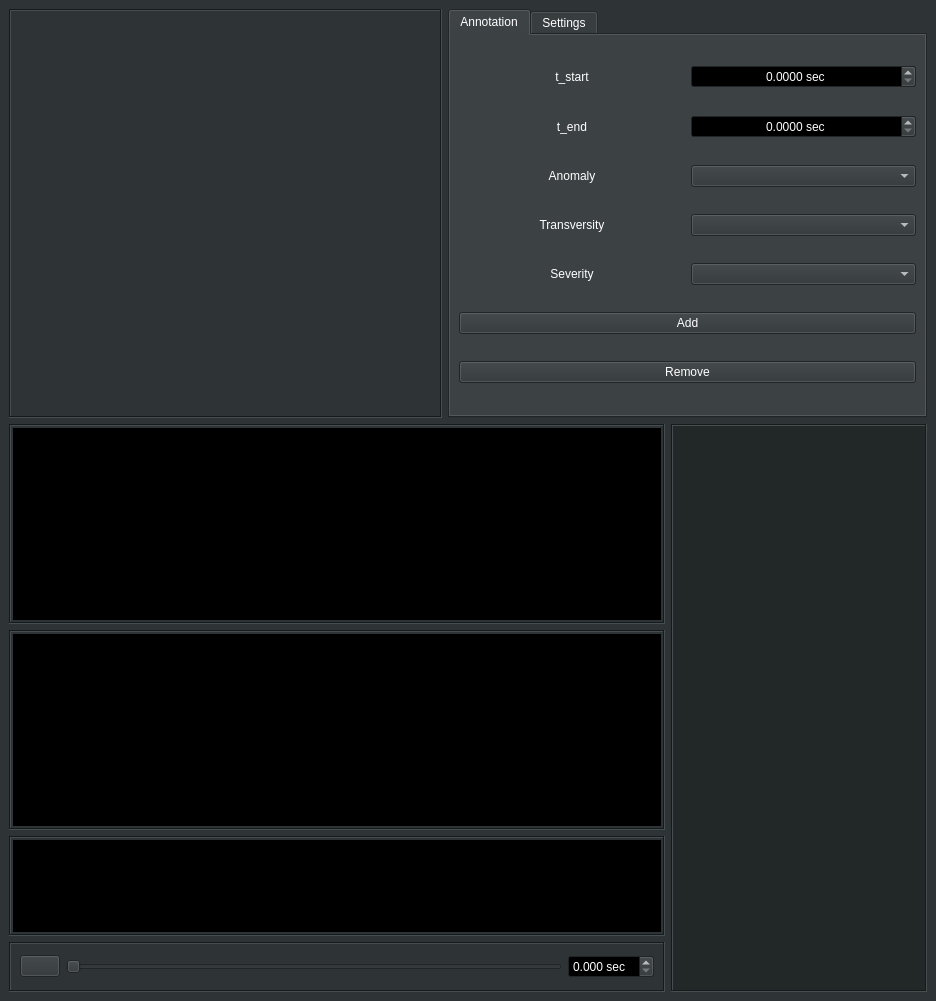
<?xml version="1.0" encoding="UTF-8"?>
<ui version="4.0">
 <class>main_window</class>
 <widget class="QMainWindow" name="main_window">
  <property name="geometry">
   <rect>
    <x>0</x>
    <y>0</y>
    <width>936</width>
    <height>1001</height>
   </rect>
  </property>
  <property name="palette">
   <palette>
    <active>
     <colorrole role="WindowText">
      <brush brushstyle="SolidPattern">
       <color alpha="255">
        <red>255</red>
        <green>255</green>
        <blue>255</blue>
       </color>
      </brush>
     </colorrole>
     <colorrole role="Button">
      <brush brushstyle="SolidPattern">
       <color alpha="255">
        <red>46</red>
        <green>52</green>
        <blue>54</blue>
       </color>
      </brush>
     </colorrole>
     <colorrole role="Light">
      <brush brushstyle="SolidPattern">
       <color alpha="255">
        <red>69</red>
        <green>78</green>
        <blue>81</blue>
       </color>
      </brush>
     </colorrole>
     <colorrole role="Midlight">
      <brush brushstyle="SolidPattern">
       <color alpha="255">
        <red>57</red>
        <green>65</green>
        <blue>67</blue>
       </color>
      </brush>
     </colorrole>
     <colorrole role="Dark">
      <brush brushstyle="SolidPattern">
       <color alpha="255">
        <red>23</red>
        <green>26</green>
        <blue>27</blue>
       </color>
      </brush>
     </colorrole>
     <colorrole role="Mid">
      <brush brushstyle="SolidPattern">
       <color alpha="255">
        <red>30</red>
        <green>34</green>
        <blue>36</blue>
       </color>
      </brush>
     </colorrole>
     <colorrole role="Text">
      <brush brushstyle="SolidPattern">
       <color alpha="255">
        <red>255</red>
        <green>255</green>
        <blue>255</blue>
       </color>
      </brush>
     </colorrole>
     <colorrole role="BrightText">
      <brush brushstyle="SolidPattern">
       <color alpha="255">
        <red>255</red>
        <green>255</green>
        <blue>255</blue>
       </color>
      </brush>
     </colorrole>
     <colorrole role="ButtonText">
      <brush brushstyle="SolidPattern">
       <color alpha="255">
        <red>255</red>
        <green>255</green>
        <blue>255</blue>
       </color>
      </brush>
     </colorrole>
     <colorrole role="Base">
      <brush brushstyle="SolidPattern">
       <color alpha="255">
        <red>0</red>
        <green>0</green>
        <blue>0</blue>
       </color>
      </brush>
     </colorrole>
     <colorrole role="Window">
      <brush brushstyle="SolidPattern">
       <color alpha="255">
        <red>46</red>
        <green>52</green>
        <blue>54</blue>
       </color>
      </brush>
     </colorrole>
     <colorrole role="Shadow">
      <brush brushstyle="SolidPattern">
       <color alpha="255">
        <red>0</red>
        <green>0</green>
        <blue>0</blue>
       </color>
      </brush>
     </colorrole>
     <colorrole role="AlternateBase">
      <brush brushstyle="SolidPattern">
       <color alpha="255">
        <red>23</red>
        <green>26</green>
        <blue>27</blue>
       </color>
      </brush>
     </colorrole>
     <colorrole role="ToolTipBase">
      <brush brushstyle="SolidPattern">
       <color alpha="255">
        <red>255</red>
        <green>255</green>
        <blue>220</blue>
       </color>
      </brush>
     </colorrole>
     <colorrole role="ToolTipText">
      <brush brushstyle="SolidPattern">
       <color alpha="255">
        <red>0</red>
        <green>0</green>
        <blue>0</blue>
       </color>
      </brush>
     </colorrole>
     <colorrole role="PlaceholderText">
      <brush brushstyle="SolidPattern">
       <color alpha="128">
        <red>255</red>
        <green>255</green>
        <blue>255</blue>
       </color>
      </brush>
     </colorrole>
    </active>
    <inactive>
     <colorrole role="WindowText">
      <brush brushstyle="SolidPattern">
       <color alpha="255">
        <red>255</red>
        <green>255</green>
        <blue>255</blue>
       </color>
      </brush>
     </colorrole>
     <colorrole role="Button">
      <brush brushstyle="SolidPattern">
       <color alpha="255">
        <red>46</red>
        <green>52</green>
        <blue>54</blue>
       </color>
      </brush>
     </colorrole>
     <colorrole role="Light">
      <brush brushstyle="SolidPattern">
       <color alpha="255">
        <red>69</red>
        <green>78</green>
        <blue>81</blue>
       </color>
      </brush>
     </colorrole>
     <colorrole role="Midlight">
      <brush brushstyle="SolidPattern">
       <color alpha="255">
        <red>57</red>
        <green>65</green>
        <blue>67</blue>
       </color>
      </brush>
     </colorrole>
     <colorrole role="Dark">
      <brush brushstyle="SolidPattern">
       <color alpha="255">
        <red>23</red>
        <green>26</green>
        <blue>27</blue>
       </color>
      </brush>
     </colorrole>
     <colorrole role="Mid">
      <brush brushstyle="SolidPattern">
       <color alpha="255">
        <red>30</red>
        <green>34</green>
        <blue>36</blue>
       </color>
      </brush>
     </colorrole>
     <colorrole role="Text">
      <brush brushstyle="SolidPattern">
       <color alpha="255">
        <red>255</red>
        <green>255</green>
        <blue>255</blue>
       </color>
      </brush>
     </colorrole>
     <colorrole role="BrightText">
      <brush brushstyle="SolidPattern">
       <color alpha="255">
        <red>255</red>
        <green>255</green>
        <blue>255</blue>
       </color>
      </brush>
     </colorrole>
     <colorrole role="ButtonText">
      <brush brushstyle="SolidPattern">
       <color alpha="255">
        <red>255</red>
        <green>255</green>
        <blue>255</blue>
       </color>
      </brush>
     </colorrole>
     <colorrole role="Base">
      <brush brushstyle="SolidPattern">
       <color alpha="255">
        <red>0</red>
        <green>0</green>
        <blue>0</blue>
       </color>
      </brush>
     </colorrole>
     <colorrole role="Window">
      <brush brushstyle="SolidPattern">
       <color alpha="255">
        <red>46</red>
        <green>52</green>
        <blue>54</blue>
       </color>
      </brush>
     </colorrole>
     <colorrole role="Shadow">
      <brush brushstyle="SolidPattern">
       <color alpha="255">
        <red>0</red>
        <green>0</green>
        <blue>0</blue>
       </color>
      </brush>
     </colorrole>
     <colorrole role="AlternateBase">
      <brush brushstyle="SolidPattern">
       <color alpha="255">
        <red>23</red>
        <green>26</green>
        <blue>27</blue>
       </color>
      </brush>
     </colorrole>
     <colorrole role="ToolTipBase">
      <brush brushstyle="SolidPattern">
       <color alpha="255">
        <red>255</red>
        <green>255</green>
        <blue>220</blue>
       </color>
      </brush>
     </colorrole>
     <colorrole role="ToolTipText">
      <brush brushstyle="SolidPattern">
       <color alpha="255">
        <red>0</red>
        <green>0</green>
        <blue>0</blue>
       </color>
      </brush>
     </colorrole>
     <colorrole role="PlaceholderText">
      <brush brushstyle="SolidPattern">
       <color alpha="128">
        <red>255</red>
        <green>255</green>
        <blue>255</blue>
       </color>
      </brush>
     </colorrole>
    </inactive>
    <disabled>
     <colorrole role="WindowText">
      <brush brushstyle="SolidPattern">
       <color alpha="255">
        <red>23</red>
        <green>26</green>
        <blue>27</blue>
       </color>
      </brush>
     </colorrole>
     <colorrole role="Button">
      <brush brushstyle="SolidPattern">
       <color alpha="255">
        <red>46</red>
        <green>52</green>
        <blue>54</blue>
       </color>
      </brush>
     </colorrole>
     <colorrole role="Light">
      <brush brushstyle="SolidPattern">
       <color alpha="255">
        <red>69</red>
        <green>78</green>
        <blue>81</blue>
       </color>
      </brush>
     </colorrole>
     <colorrole role="Midlight">
      <brush brushstyle="SolidPattern">
       <color alpha="255">
        <red>57</red>
        <green>65</green>
        <blue>67</blue>
       </color>
      </brush>
     </colorrole>
     <colorrole role="Dark">
      <brush brushstyle="SolidPattern">
       <color alpha="255">
        <red>23</red>
        <green>26</green>
        <blue>27</blue>
       </color>
      </brush>
     </colorrole>
     <colorrole role="Mid">
      <brush brushstyle="SolidPattern">
       <color alpha="255">
        <red>30</red>
        <green>34</green>
        <blue>36</blue>
       </color>
      </brush>
     </colorrole>
     <colorrole role="Text">
      <brush brushstyle="SolidPattern">
       <color alpha="255">
        <red>23</red>
        <green>26</green>
        <blue>27</blue>
       </color>
      </brush>
     </colorrole>
     <colorrole role="BrightText">
      <brush brushstyle="SolidPattern">
       <color alpha="255">
        <red>255</red>
        <green>255</green>
        <blue>255</blue>
       </color>
      </brush>
     </colorrole>
     <colorrole role="ButtonText">
      <brush brushstyle="SolidPattern">
       <color alpha="255">
        <red>23</red>
        <green>26</green>
        <blue>27</blue>
       </color>
      </brush>
     </colorrole>
     <colorrole role="Base">
      <brush brushstyle="SolidPattern">
       <color alpha="255">
        <red>46</red>
        <green>52</green>
        <blue>54</blue>
       </color>
      </brush>
     </colorrole>
     <colorrole role="Window">
      <brush brushstyle="SolidPattern">
       <color alpha="255">
        <red>46</red>
        <green>52</green>
        <blue>54</blue>
       </color>
      </brush>
     </colorrole>
     <colorrole role="Shadow">
      <brush brushstyle="SolidPattern">
       <color alpha="255">
        <red>0</red>
        <green>0</green>
        <blue>0</blue>
       </color>
      </brush>
     </colorrole>
     <colorrole role="AlternateBase">
      <brush brushstyle="SolidPattern">
       <color alpha="255">
        <red>46</red>
        <green>52</green>
        <blue>54</blue>
       </color>
      </brush>
     </colorrole>
     <colorrole role="ToolTipBase">
      <brush brushstyle="SolidPattern">
       <color alpha="255">
        <red>255</red>
        <green>255</green>
        <blue>220</blue>
       </color>
      </brush>
     </colorrole>
     <colorrole role="ToolTipText">
      <brush brushstyle="SolidPattern">
       <color alpha="255">
        <red>0</red>
        <green>0</green>
        <blue>0</blue>
       </color>
      </brush>
     </colorrole>
     <colorrole role="PlaceholderText">
      <brush brushstyle="SolidPattern">
       <color alpha="128">
        <red>255</red>
        <green>255</green>
        <blue>255</blue>
       </color>
      </brush>
     </colorrole>
    </disabled>
   </palette>
  </property>
  <property name="windowTitle">
   <string>Road Quality - Annotator</string>
  </property>
  <widget class="QWidget" name="main_widget">
   <layout class="QGridLayout" name="gridLayout">
    <item row="1" column="3" rowspan="6">
     <widget class="QListWidget" name="annotation_list">
      <property name="sizePolicy">
       <sizepolicy hsizetype="Preferred" vsizetype="Preferred">
        <horstretch>0</horstretch>
        <verstretch>0</verstretch>
       </sizepolicy>
      </property>
      <property name="palette">
       <palette>
        <active>
         <colorrole role="Base">
          <brush brushstyle="SolidPattern">
           <color alpha="255">
            <red>34</red>
            <green>39</green>
            <blue>40</blue>
           </color>
          </brush>
         </colorrole>
        </active>
        <inactive>
         <colorrole role="Base">
          <brush brushstyle="SolidPattern">
           <color alpha="255">
            <red>34</red>
            <green>39</green>
            <blue>40</blue>
           </color>
          </brush>
         </colorrole>
        </inactive>
        <disabled>
         <colorrole role="Base">
          <brush brushstyle="SolidPattern">
           <color alpha="255">
            <red>46</red>
            <green>52</green>
            <blue>54</blue>
           </color>
          </brush>
         </colorrole>
        </disabled>
       </palette>
      </property>
      <property name="frameShape">
       <enum>QFrame::Box</enum>
      </property>
     </widget>
    </item>
    <item row="0" column="2" colspan="2">
     <widget class="QTabWidget" name="tabWidget">
      <property name="sizePolicy">
       <sizepolicy hsizetype="Expanding" vsizetype="Preferred">
        <horstretch>0</horstretch>
        <verstretch>0</verstretch>
       </sizepolicy>
      </property>
      <property name="minimumSize">
       <size>
        <width>300</width>
        <height>0</height>
       </size>
      </property>
      <property name="maximumSize">
       <size>
        <width>16777215</width>
        <height>16777215</height>
       </size>
      </property>
      <property name="currentIndex">
       <number>0</number>
      </property>
      <widget class="QWidget" name="annotation_tab">
       <attribute name="title">
        <string>Annotation</string>
       </attribute>
       <layout class="QGridLayout" name="gridLayout_6">
        <item row="2" column="1">
         <widget class="QComboBox" name="anomaly_dropdown"/>
        </item>
        <item row="0" column="0">
         <widget class="QLabel" name="label_7">
          <property name="text">
           <string>t_start</string>
          </property>
          <property name="alignment">
           <set>Qt::AlignCenter</set>
          </property>
         </widget>
        </item>
        <item row="7" column="0" colspan="2">
         <widget class="QPushButton" name="remove_button">
          <property name="text">
           <string>Remove</string>
          </property>
         </widget>
        </item>
        <item row="6" column="0" colspan="2">
         <widget class="QPushButton" name="add_button">
          <property name="text">
           <string>Add</string>
          </property>
         </widget>
        </item>
        <item row="1" column="0">
         <widget class="QLabel" name="label_8">
          <property name="text">
           <string>t_end</string>
          </property>
          <property name="alignment">
           <set>Qt::AlignCenter</set>
          </property>
         </widget>
        </item>
        <item row="2" column="0">
         <widget class="QLabel" name="label_9">
          <property name="text">
           <string>Anomaly</string>
          </property>
          <property name="alignment">
           <set>Qt::AlignCenter</set>
          </property>
         </widget>
        </item>
        <item row="0" column="1">
         <widget class="QDoubleSpinBox" name="t_start_box">
          <property name="alignment">
           <set>Qt::AlignCenter</set>
          </property>
          <property name="suffix">
           <string> sec</string>
          </property>
          <property name="decimals">
           <number>4</number>
          </property>
         </widget>
        </item>
        <item row="1" column="1">
         <widget class="QDoubleSpinBox" name="t_end_box">
          <property name="alignment">
           <set>Qt::AlignCenter</set>
          </property>
          <property name="suffix">
           <string> sec</string>
          </property>
          <property name="decimals">
           <number>4</number>
          </property>
         </widget>
        </item>
        <item row="4" column="0">
         <widget class="QLabel" name="label_11">
          <property name="text">
           <string>Transversity</string>
          </property>
          <property name="alignment">
           <set>Qt::AlignCenter</set>
          </property>
         </widget>
        </item>
        <item row="5" column="0">
         <widget class="QLabel" name="label_12">
          <property name="text">
           <string>Severity</string>
          </property>
          <property name="alignment">
           <set>Qt::AlignCenter</set>
          </property>
         </widget>
        </item>
        <item row="4" column="1">
         <widget class="QComboBox" name="transversity_dropdown"/>
        </item>
        <item row="5" column="1">
         <widget class="QComboBox" name="severity_dropdown"/>
        </item>
       </layout>
      </widget>
      <widget class="QWidget" name="settings_tab">
       <attribute name="title">
        <string>Settings</string>
       </attribute>
       <layout class="QGridLayout" name="gridLayout_5">
        <item row="4" column="0" colspan="2">
         <widget class="QFrame" name="frame_6">
          <property name="frameShape">
           <enum>QFrame::StyledPanel</enum>
          </property>
          <property name="frameShadow">
           <enum>QFrame::Raised</enum>
          </property>
          <layout class="QGridLayout" name="gridLayout_11">
           <property name="leftMargin">
            <number>6</number>
           </property>
           <property name="topMargin">
            <number>6</number>
           </property>
           <property name="rightMargin">
            <number>6</number>
           </property>
           <property name="bottomMargin">
            <number>6</number>
           </property>
           <item row="3" column="0">
            <widget class="QLabel" name="label_3">
             <property name="text">
              <string>Moving Average filter size:</string>
             </property>
             <property name="alignment">
              <set>Qt::AlignRight|Qt::AlignTrailing|Qt::AlignVCenter</set>
             </property>
            </widget>
           </item>
           <item row="2" column="0">
            <widget class="QLabel" name="label_2">
             <property name="text">
              <string>Wiener filter size:</string>
             </property>
             <property name="alignment">
              <set>Qt::AlignRight|Qt::AlignTrailing|Qt::AlignVCenter</set>
             </property>
            </widget>
           </item>
           <item row="1" column="0">
            <widget class="QLabel" name="label">
             <property name="text">
              <string>IMU topic used:</string>
             </property>
             <property name="alignment">
              <set>Qt::AlignRight|Qt::AlignTrailing|Qt::AlignVCenter</set>
             </property>
            </widget>
           </item>
           <item row="1" column="1">
            <widget class="QComboBox" name="imu_topic_dropdown"/>
           </item>
           <item row="3" column="1">
            <widget class="QSpinBox" name="mv_size_box">
             <property name="minimum">
              <number>1</number>
             </property>
             <property name="maximum">
              <number>500</number>
             </property>
            </widget>
           </item>
           <item row="2" column="1">
            <widget class="QSpinBox" name="wiener_size_box">
             <property name="minimum">
              <number>1</number>
             </property>
             <property name="maximum">
              <number>501</number>
             </property>
             <property name="singleStep">
              <number>2</number>
             </property>
            </widget>
           </item>
           <item row="0" column="0" colspan="2">
            <widget class="QLabel" name="label_5">
             <property name="sizePolicy">
              <sizepolicy hsizetype="Preferred" vsizetype="Preferred">
               <horstretch>0</horstretch>
               <verstretch>0</verstretch>
              </sizepolicy>
             </property>
             <property name="font">
              <font>
               <pointsize>13</pointsize>
              </font>
             </property>
             <property name="text">
              <string>Data Settings</string>
             </property>
             <property name="alignment">
              <set>Qt::AlignCenter</set>
             </property>
            </widget>
           </item>
          </layout>
         </widget>
        </item>
        <item row="7" column="0" colspan="2">
         <widget class="QFrame" name="frame_5">
          <property name="frameShape">
           <enum>QFrame::StyledPanel</enum>
          </property>
          <property name="frameShadow">
           <enum>QFrame::Raised</enum>
          </property>
          <layout class="QGridLayout" name="gridLayout_10">
           <property name="leftMargin">
            <number>6</number>
           </property>
           <property name="topMargin">
            <number>6</number>
           </property>
           <property name="rightMargin">
            <number>6</number>
           </property>
           <property name="bottomMargin">
            <number>6</number>
           </property>
           <item row="1" column="0">
            <widget class="QPushButton" name="dump_button">
             <property name="text">
              <string>Dump</string>
             </property>
            </widget>
           </item>
           <item row="1" column="1">
            <widget class="QPushButton" name="load_button">
             <property name="text">
              <string>Load</string>
             </property>
            </widget>
           </item>
           <item row="0" column="0" colspan="2">
            <widget class="QLabel" name="label_10">
             <property name="font">
              <font>
               <pointsize>13</pointsize>
              </font>
             </property>
             <property name="text">
              <string>File settings</string>
             </property>
             <property name="alignment">
              <set>Qt::AlignCenter</set>
             </property>
            </widget>
           </item>
          </layout>
         </widget>
        </item>
        <item row="5" column="0" colspan="2">
         <widget class="QFrame" name="frame_4">
          <property name="frameShape">
           <enum>QFrame::StyledPanel</enum>
          </property>
          <property name="frameShadow">
           <enum>QFrame::Raised</enum>
          </property>
          <layout class="QGridLayout" name="gridLayout_7">
           <property name="leftMargin">
            <number>6</number>
           </property>
           <property name="topMargin">
            <number>6</number>
           </property>
           <property name="rightMargin">
            <number>6</number>
           </property>
           <property name="bottomMargin">
            <number>6</number>
           </property>
           <item row="1" column="1">
            <widget class="QDoubleSpinBox" name="time_disp_box">
             <property name="prefix">
              <string/>
             </property>
             <property name="suffix">
              <string> sec</string>
             </property>
             <property name="decimals">
              <number>1</number>
             </property>
             <property name="minimum">
              <double>0.100000000000000</double>
             </property>
             <property name="maximum">
              <double>1000.000000000000000</double>
             </property>
             <property name="value">
              <double>20.000000000000000</double>
             </property>
            </widget>
           </item>
           <item row="1" column="0">
            <widget class="QLabel" name="label_4">
             <property name="text">
              <string>Time displayed:</string>
             </property>
             <property name="alignment">
              <set>Qt::AlignRight|Qt::AlignTrailing|Qt::AlignVCenter</set>
             </property>
            </widget>
           </item>
           <item row="0" column="0" colspan="2">
            <widget class="QLabel" name="label_6">
             <property name="font">
              <font>
               <pointsize>13</pointsize>
              </font>
             </property>
             <property name="text">
              <string>Plot settings</string>
             </property>
             <property name="alignment">
              <set>Qt::AlignCenter</set>
             </property>
            </widget>
           </item>
          </layout>
         </widget>
        </item>
        <item row="6" column="0" colspan="2">
         <widget class="QFrame" name="frame_9">
          <property name="frameShape">
           <enum>QFrame::StyledPanel</enum>
          </property>
          <property name="frameShadow">
           <enum>QFrame::Raised</enum>
          </property>
          <layout class="QGridLayout" name="gridLayout_12">
           <item row="1" column="0">
            <widget class="QLabel" name="label_14">
             <property name="text">
              <string>Previous time - Jump interval</string>
             </property>
             <property name="alignment">
              <set>Qt::AlignCenter</set>
             </property>
            </widget>
           </item>
           <item row="1" column="1">
            <widget class="QDoubleSpinBox" name="prev_t_jump_box">
             <property name="prefix">
              <string/>
             </property>
             <property name="suffix">
              <string> sec</string>
             </property>
             <property name="decimals">
              <number>2</number>
             </property>
             <property name="minimum">
              <double>0.010000000000000</double>
             </property>
             <property name="maximum">
              <double>100.000000000000000</double>
             </property>
             <property name="singleStep">
              <double>0.100000000000000</double>
             </property>
             <property name="value">
              <double>1.000000000000000</double>
             </property>
            </widget>
           </item>
           <item row="3" column="1">
            <widget class="QDoubleSpinBox" name="next_t_jump_box">
             <property name="prefix">
              <string/>
             </property>
             <property name="suffix">
              <string> sec</string>
             </property>
             <property name="decimals">
              <number>2</number>
             </property>
             <property name="minimum">
              <double>0.010000000000000</double>
             </property>
             <property name="maximum">
              <double>100.000000000000000</double>
             </property>
             <property name="singleStep">
              <double>0.100000000000000</double>
             </property>
             <property name="value">
              <double>1.000000000000000</double>
             </property>
            </widget>
           </item>
           <item row="3" column="0">
            <widget class="QLabel" name="label_15">
             <property name="text">
              <string>Next time - Jump interval</string>
             </property>
             <property name="alignment">
              <set>Qt::AlignCenter</set>
             </property>
            </widget>
           </item>
           <item row="0" column="0" colspan="2">
            <widget class="QLabel" name="label_13">
             <property name="font">
              <font>
               <pointsize>13</pointsize>
              </font>
             </property>
             <property name="text">
              <string>Control settings</string>
             </property>
             <property name="alignment">
              <set>Qt::AlignCenter</set>
             </property>
            </widget>
           </item>
          </layout>
         </widget>
        </item>
       </layout>
      </widget>
     </widget>
    </item>
    <item row="6" column="0" colspan="3">
     <widget class="QFrame" name="frame_7">
      <property name="sizePolicy">
       <sizepolicy hsizetype="Preferred" vsizetype="Fixed">
        <horstretch>0</horstretch>
        <verstretch>0</verstretch>
       </sizepolicy>
      </property>
      <property name="minimumSize">
       <size>
        <width>0</width>
        <height>50</height>
       </size>
      </property>
      <property name="frameShape">
       <enum>QFrame::Box</enum>
      </property>
      <property name="frameShadow">
       <enum>QFrame::Sunken</enum>
      </property>
      <layout class="QGridLayout" name="gridLayout_8">
       <item row="0" column="2">
        <widget class="QSlider" name="time_slider">
         <property name="orientation">
          <enum>Qt::Horizontal</enum>
         </property>
         <property name="invertedAppearance">
          <bool>false</bool>
         </property>
        </widget>
       </item>
       <item row="0" column="0">
        <widget class="QPushButton" name="time_play_button">
         <property name="text">
          <string/>
         </property>
         <property name="checkable">
          <bool>true</bool>
         </property>
        </widget>
       </item>
       <item row="0" column="3">
        <widget class="QDoubleSpinBox" name="time_box">
         <property name="suffix">
          <string> sec</string>
         </property>
         <property name="decimals">
          <number>3</number>
         </property>
        </widget>
       </item>
      </layout>
     </widget>
    </item>
    <item row="3" column="0" rowspan="2" colspan="3">
     <widget class="QFrame" name="frame_2">
      <property name="sizePolicy">
       <sizepolicy hsizetype="Expanding" vsizetype="MinimumExpanding">
        <horstretch>0</horstretch>
        <verstretch>0</verstretch>
       </sizepolicy>
      </property>
      <property name="frameShape">
       <enum>QFrame::Box</enum>
      </property>
      <property name="frameShadow">
       <enum>QFrame::Sunken</enum>
      </property>
      <property name="lineWidth">
       <number>1</number>
      </property>
      <property name="midLineWidth">
       <number>0</number>
      </property>
      <layout class="QGridLayout" name="gridLayout_4">
       <property name="leftMargin">
        <number>2</number>
       </property>
       <property name="topMargin">
        <number>2</number>
       </property>
       <property name="rightMargin">
        <number>2</number>
       </property>
       <property name="bottomMargin">
        <number>2</number>
       </property>
       <item row="0" column="0">
        <widget class="PlotWidget" name="gyr_plot">
         <property name="sizePolicy">
          <sizepolicy hsizetype="Expanding" vsizetype="Preferred">
           <horstretch>0</horstretch>
           <verstretch>0</verstretch>
          </sizepolicy>
         </property>
         <property name="minimumSize">
          <size>
           <width>0</width>
           <height>0</height>
          </size>
         </property>
         <property name="frameShape">
          <enum>QFrame::NoFrame</enum>
         </property>
         <property name="frameShadow">
          <enum>QFrame::Sunken</enum>
         </property>
        </widget>
       </item>
      </layout>
     </widget>
    </item>
    <item row="1" column="0" rowspan="2" colspan="3">
     <widget class="QFrame" name="frame_3">
      <property name="sizePolicy">
       <sizepolicy hsizetype="Expanding" vsizetype="MinimumExpanding">
        <horstretch>0</horstretch>
        <verstretch>0</verstretch>
       </sizepolicy>
      </property>
      <property name="frameShape">
       <enum>QFrame::Box</enum>
      </property>
      <property name="frameShadow">
       <enum>QFrame::Sunken</enum>
      </property>
      <property name="lineWidth">
       <number>1</number>
      </property>
      <property name="midLineWidth">
       <number>0</number>
      </property>
      <layout class="QGridLayout" name="gridLayout_3">
       <property name="leftMargin">
        <number>2</number>
       </property>
       <property name="topMargin">
        <number>2</number>
       </property>
       <property name="rightMargin">
        <number>2</number>
       </property>
       <property name="bottomMargin">
        <number>2</number>
       </property>
       <item row="0" column="0">
        <widget class="PlotWidget" name="acc_plot">
         <property name="sizePolicy">
          <sizepolicy hsizetype="Expanding" vsizetype="Preferred">
           <horstretch>0</horstretch>
           <verstretch>0</verstretch>
          </sizepolicy>
         </property>
         <property name="minimumSize">
          <size>
           <width>0</width>
           <height>0</height>
          </size>
         </property>
         <property name="frameShape">
          <enum>QFrame::NoFrame</enum>
         </property>
         <property name="frameShadow">
          <enum>QFrame::Sunken</enum>
         </property>
        </widget>
       </item>
      </layout>
     </widget>
    </item>
    <item row="5" column="0" colspan="3">
     <widget class="QFrame" name="frame_8">
      <property name="enabled">
       <bool>true</bool>
      </property>
      <property name="frameShape">
       <enum>QFrame::Box</enum>
      </property>
      <property name="frameShadow">
       <enum>QFrame::Sunken</enum>
      </property>
      <layout class="QGridLayout" name="gridLayout_9">
       <property name="leftMargin">
        <number>2</number>
       </property>
       <property name="topMargin">
        <number>2</number>
       </property>
       <property name="rightMargin">
        <number>2</number>
       </property>
       <property name="bottomMargin">
        <number>2</number>
       </property>
       <item row="0" column="0">
        <widget class="PlotWidget" name="ext_button_plot">
         <property name="sizePolicy">
          <sizepolicy hsizetype="Preferred" vsizetype="Preferred">
           <horstretch>0</horstretch>
           <verstretch>0</verstretch>
          </sizepolicy>
         </property>
         <property name="frameShape">
          <enum>QFrame::NoFrame</enum>
         </property>
        </widget>
       </item>
      </layout>
     </widget>
    </item>
    <item row="0" column="0" colspan="2">
     <widget class="QLabel" name="camera_view">
      <property name="sizePolicy">
       <sizepolicy hsizetype="Minimum" vsizetype="Minimum">
        <horstretch>0</horstretch>
        <verstretch>0</verstretch>
       </sizepolicy>
      </property>
      <property name="frameShape">
       <enum>QFrame::Box</enum>
      </property>
      <property name="frameShadow">
       <enum>QFrame::Sunken</enum>
      </property>
      <property name="text">
       <string/>
      </property>
      <property name="alignment">
       <set>Qt::AlignCenter</set>
      </property>
     </widget>
    </item>
   </layout>
  </widget>
  <action name="dump_annotations">
   <property name="text">
    <string>Dump annotations</string>
   </property>
   <property name="shortcut">
    <string>Ctrl+S</string>
   </property>
  </action>
  <action name="load_annotations">
   <property name="text">
    <string>Load Annotations</string>
   </property>
   <property name="shortcut">
    <string>Ctrl+L</string>
   </property>
  </action>
  <action name="play_pause">
   <property name="text">
    <string>Play/Pause</string>
   </property>
   <property name="shortcut">
    <string>Space</string>
   </property>
  </action>
  <action name="prev_t">
   <property name="text">
    <string>Previous time moment</string>
   </property>
   <property name="toolTip">
    <string>Previous time moment</string>
   </property>
   <property name="shortcut">
    <string>A</string>
   </property>
  </action>
  <action name="next_t">
   <property name="text">
    <string>Next time moment</string>
   </property>
   <property name="toolTip">
    <string>Next time moment</string>
   </property>
   <property name="shortcut">
    <string>D</string>
   </property>
  </action>
 </widget>
 <customwidgets>
  <customwidget>
   <class>PlotWidget</class>
   <extends>QGraphicsView</extends>
   <header>pyqtgraph</header>
  </customwidget>
 </customwidgets>
 <resources/>
 <connections/>
</ui>
